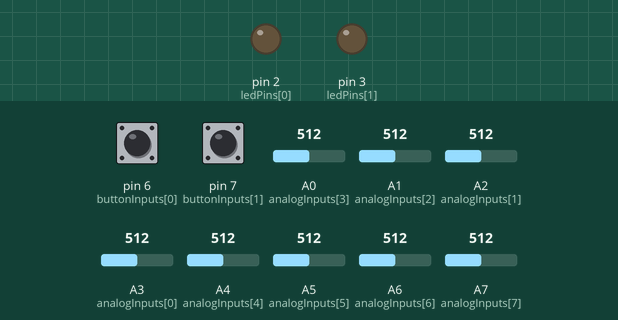
Simulated run of this sketch. Board: Arduino Nano, built with avr-gcc and run on an emulated ATmega328P. Parts: output pins drawn as LEDs (lit = HIGH). The test bench sets the inputs (shaded band); at power-on: pin 6 (buttonInputs[0]) HIGH, pin 7 (buttonInputs[1]) HIGH, A0 (analogInputs[3]) = 512, A1 (analogInputs[2]) = 512, A2 (analogInputs[1]) = 512, A3 (analogInputs[0]) = 512, A4 (analogInputs[4]) = 512, A5 (analogInputs[5]) = 512, A6 (analogInputs[6]) = 512, A7 (analogInputs[7]) = 512. What the sketch prints to the serial monitor is not drawn.

Above: at 1.2 s.
1.3 s: pin 6 (buttonInputs[0]) pulled LOW for 0.15 s
At 2.5 s:
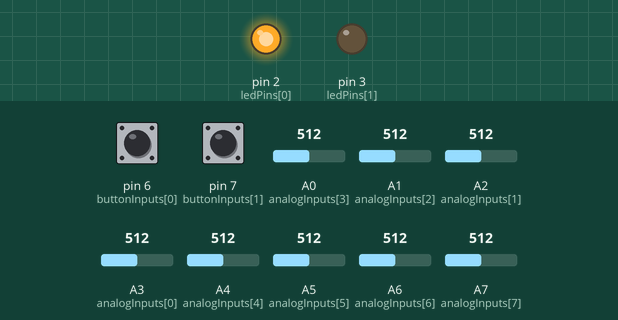
2.9 s: pin 7 (buttonInputs[1]) pulled LOW for 0.15 s
At 4.1 s:
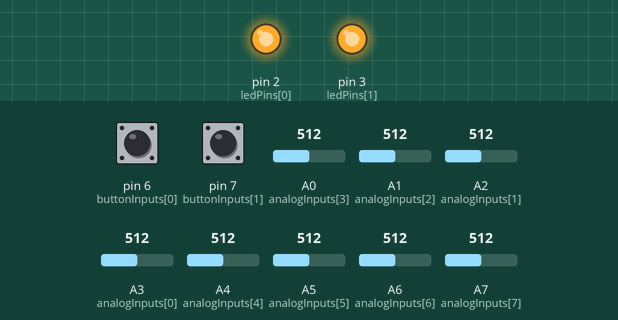
4.5 s: pin 6 (buttonInputs[0]) pulled LOW for 1 s
At 5.9 s:
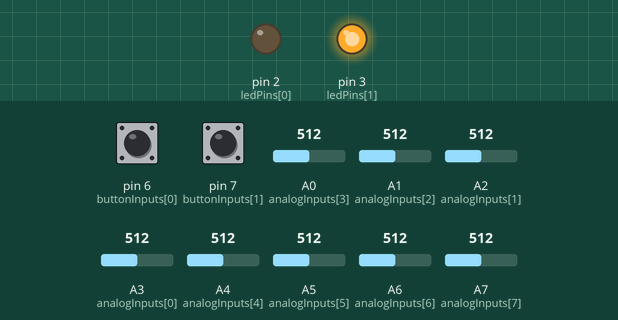
7.0 s: A0 (analogInputs[3]) set to 105
10.0 s: A0 (analogInputs[3]) set to 93
13.0 s: A1 (analogInputs[2]) set to 105
16.0 s: A1 (analogInputs[2]) set to 92
Timing chart, 0 to 18.5 s (numbered marks = the images above; inputs shaded):
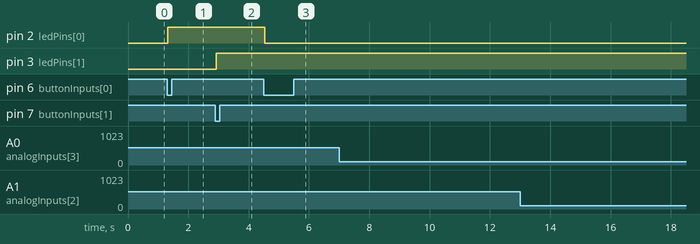

The sketch:

Worth_Deej_LEDs_Buttons.ino
```cpp
const int NUM_SLIDERS = 8;  // Change to correlate with the number of sliders or knobs you intend to use
const int analogInputs[NUM_SLIDERS] = {A3, A2, A1, A0, A4, A5, A6, A7};
const int NUM_BUTTONS = 2; // Change to correlate with the number of buttons you intend to use
const int buttonInputs[NUM_BUTTONS] = {6, 7}; // Change to correlate to the pin numbers listed on your board (i.e D6, D7) and add any as needed

int analogSliderValues[NUM_SLIDERS];
int buttonValues[NUM_BUTTONS];

const int ledPins[2] = {2, 3}; // Array to store LED pins. Change to corrleated to the pin numbers your LEDs are connected to
int ledStates[2] = {LOW, LOW}; // Array to store current LED states
int buttonStates[2] = {LOW, LOW}; // Array to store previous button states
unsigned long debounceTime[2] = {0, 0}; // Debounce timers for buttons
const int debounceDelay = 20; // Debounce delay in milliseconds. Adjust if you feel the LEDs turn on too slowly or too quickly

void setup() {
  for (int i = 0; i < NUM_SLIDERS; i++) {
    pinMode(analogInputs[i], INPUT);
  }

  for (int i = 0; i < NUM_BUTTONS; i++) {
    pinMode(buttonInputs[i], INPUT_PULLUP);
  }

  for (int i = 0; i < 2; i++) {
    pinMode(ledPins[i], OUTPUT); // Set LED pins as output
  }

  Serial.begin(9600);
}

void loop() {
  updateSliderValues();
  updateButtonStates();
  sendSliderValues(); // Send slider & button data
  // printSliderValues(); // For debug
  delay(10);
}

void updateSliderValues() {
  for (int i = 0; i < NUM_SLIDERS; i++) {
    analogSliderValues[i] = analogRead(analogInputs[i]);
  }
    for (int i = 0; i < NUM_BUTTONS; i++) {
     buttonValues[i] = digitalRead(buttonInputs[i]);
    }
}

void updateButtonStates() {
  for (int i = 0; i < 2; i++) {
    int buttonReading = digitalRead(buttonInputs[i]);
    if (buttonReading == LOW && buttonStates[i] == HIGH && millis() - debounceTime[i] > debounceDelay) {
      // Toggle only the corresponding LED state and update button state
      ledStates[i] = !ledStates[i];
      digitalWrite(ledPins[i], ledStates[i]);
      debounceTime[i] = millis();
      buttonStates[i] = LOW;
    } else if (buttonReading == HIGH) {
      // Button released, reset button state for debounce
      buttonStates[i] = HIGH;
    }
  }
}

void sendSliderValues() {
  String builtString = String("");

  for (int i = 0; i < NUM_SLIDERS; i++) {
    builtString += "s";
    builtString += String((int)analogSliderValues[i]);
    if (i < NUM_SLIDERS - 1) {
      builtString += String("|");
    }
  }

  if (NUM_BUTTONS > 0) {
    builtString += String("|");
  }

  for (int i = 0; i < 2; i++) { // Send data for first 2 buttons only
    builtString += "b";
    builtString += String((int)buttonValues[i]);
    if (i < 2 - 1) {
      builtString += String("|");
    }
  }

  Serial.println(builtString);
}

// Optional debug function (comment out in production)
void printSliderValues() {
  // ... (same as before)
}
```

Measured:
- after the input at 1.3 s, pin 2 (ledPins[0]): LOW → HIGH at once
- after the input at 2.9 s, pin 3 (ledPins[1]): LOW → HIGH at once
- after the input at 4.5 s, pin 2 (ledPins[0]): HIGH → LOW at once
- after the input at 7.0 s, every drawn part: stays the same
- after the input at 10.0 s, every drawn part: stays the same
- after the input at 13.0 s, every drawn part: stays the same
- after the input at 16.0 s, every drawn part: stays the same
